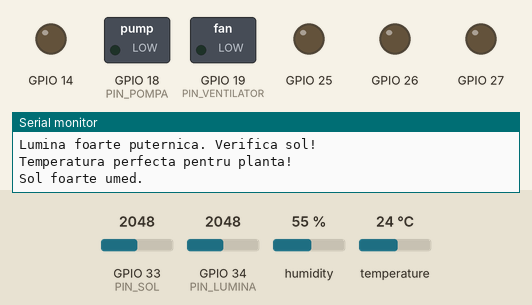
Simulated run of this sketch. Board: ESP32. On the bench: switched loads named in the sketch (green lamp = pin HIGH), output pins drawn as LEDs (lit = HIGH), the last lines printed to the serial monitor. Dashed ring = blinking. The inputs (shaded band) are chosen by the test bench; at power-on: GPIO 33 (PIN_SOL) = 2048, temperature 24 °C, GPIO 34 (PIN_LUMINA) = 2048, humidity 55 %.

Above: at 1.2 s.
1.3 s: GPIO 33 (PIN_SOL) set to 334
2.8 s: GPIO 33 (PIN_SOL) set to 294
At 4.1 s:
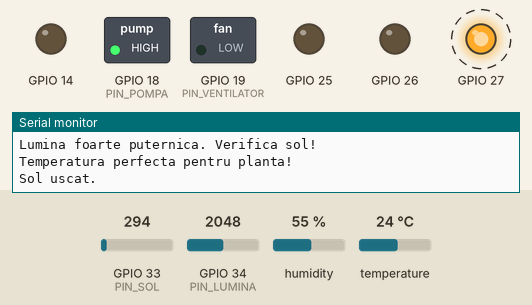
7.3 s: temperature set to 27 °C
10.8 s: temperature set to 30 °C
At 11.7 s:
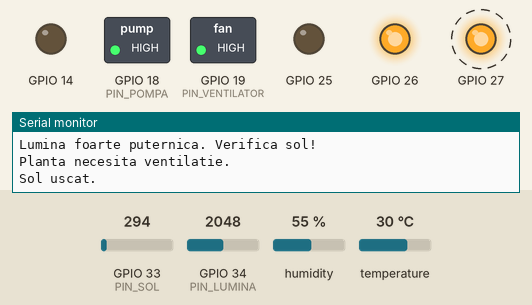
14.3 s: temperature set to 26 °C
17.8 s: temperature set to 23 °C
At 19.8 s:
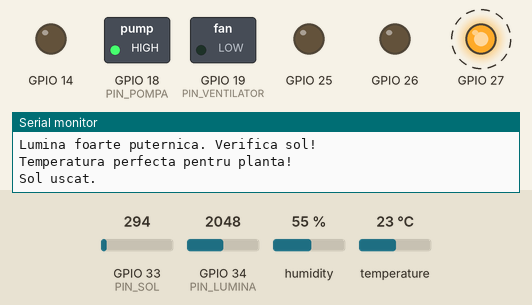
Timing chart, 0 to 22.5 s (numbered marks = the images above; inputs shaded):
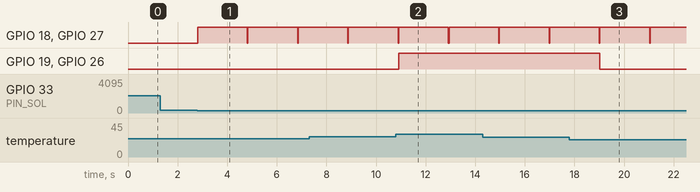

The sketch:

SeraSmart.ino
```cpp
#include "SenzorDHT11.h"
#include "SenzorLumina.h"
#include "SenzorUmiditateSol.h"
#include "Mosfet.h"
#include "LEDURI.h"

#define PIN_DHT11 16  //GPIO16 I/O digitala
#define PIN_LUMINA 34  //GPIO34 intrare analogica
#define PIN_SOL 33  //GPIO33 intrare analogica
#define PIN_POMPA 18  //GPIO18 I/O digitala + generare semnal PWM
#define PIN_VENTILATOR 19  //GPIO19 I/O digitala + generare semnal PWM
#define LED_R 25 // iesire digitala/ PWM
#define LED_G 26 // iesire digitala/ PWM
#define LED_B 27 // iesire digitala/ PWM
#define LED_Y 14 // iesire digitala/ PWM

SenzorLumina s_lumina(PIN_LUMINA);
SenzorUmiditateSol s_umiditate_sol(PIN_SOL);
SenzorDHT11 s_dht11(PIN_DHT11, DHT11);
Mosfet pompa(PIN_POMPA);
Mosfet ventilator(PIN_VENTILATOR);
LEDURI red(LED_R);
LEDURI green(LED_G);
LEDURI blue(LED_B);
LEDURI yellow(LED_Y);

void setup() {
  Serial.begin(115200);
  s_lumina.begin();
  s_umiditate_sol.begin();
  s_dht11.begin();
  pompa.begin();
  pompa.opreste();
  ventilator.begin();
  ventilator.opreste();
  red.begin();
  red.opreste();
  green.begin();
  green.opreste();
  blue.begin();
  blue.opreste();
  yellow.begin();
  yellow.opreste();
}

const int maxim_udari=10;
const float temp_max=26.0;
const float threshold_temp=2.0; // marja de toleranta a temperaturii maxime
const int uscat=30; // sol cu umiditate <=30 -> sol uscat
const int ideal=45; // sol cu umiditate >30 && <70 -> sol cu umiditate ideala
const int ud=70; // sol cu umiditate >=70 && <=100 -> sol cu umiditate prea mare

void VerificaLumina(int lux)
{
  if(lux<=10)
  {
    Serial.println("Planta nu primeste lumina.");
  }
  else if(lux>10 && lux<=40){
    Serial.println("Planta nu primeste destula lumina.");
  }
  else if(lux>40 && lux<=75){
    Serial.println("Planta primeste cantitatea ideala de lumina.");
  }
  else if(lux>75 && lux<=100){
    Serial.println("Lumina foarte puternica. Verifica sol!"); //solul se poate usca mai repede
  }
}

void loop() {
  int umiditate_sol;
  float temp, lux;

  umiditate_sol=s_umiditate_sol.CitireUmiditateSol();
  if(umiditate_sol<uscat)
  {
    int ct=0;
    Serial.println("Sol uscat.");
    while(umiditate_sol<ideal && ct<maxim_udari)
    {
      blue.porneste();
      pompa.porneste();
      delay(100);
      ct++;
      umiditate_sol=s_umiditate_sol.CitireUmiditateSol();
    }
    pompa.opreste();
    blue.opreste();
  }
  else if(umiditate_sol>ud){
    Serial.println("Sol foarte umed.");
    Serial.println("Goleste apa din ghiveci.");
    //inca ma gandesc daca sa pun ventilatie sau nu
  }

  lux=s_lumina.CitesteLux();
  VerificaLumina(lux);

  temp=s_dht11.CitireTemperatura();
  if(temp>temp_max+threshold_temp)
  {
    green.porneste();
    Serial.println("Planta necesita ventilatie.");
    ventilator.porneste();
  }
  if(temp<=temp_max-threshold_temp)
  {
    green.opreste();
    Serial.println("Temperatura perfecta pentru planta!");
    ventilator.opreste();
  }


}
```

LEDURI.cpp
```cpp
#include "LEDURI.h"

LEDURI::LEDURI(int p)
{
  pin=p;
}

void LEDURI::begin()
{
  pinMode(pin, OUTPUT);
}

void LEDURI::porneste()
{
  digitalWrite(pin, HIGH);
}

void LEDURI::opreste()
{
  digitalWrite(pin, LOW);
}
```

LEDURI.h
```cpp
#ifndef LED_H
#define LED_H

#include <Arduino.h>

class LEDURI
{
  private:
    int pin;
  public:
    LEDURI(int p);
    void begin();
    void porneste();
    void opreste();
};

#endif
```

Mosfet.cpp
```cpp
#include "Mosfet.h"

Mosfet::Mosfet(int p)
{
  pin=p;
}

void Mosfet::begin()
{
  pinMode(pin, OUTPUT);
}

void Mosfet::porneste()
{
  digitalWrite(pin, HIGH);
}

void Mosfet::opreste()
{
  digitalWrite(pin, LOW);
}
```

Mosfet.h
```cpp
#ifndef MOSFET_H
#define MOSFET_H

#include <Arduino.h>

class Mosfet
{
  private:
    int pin;
  public:
    Mosfet(int p);
    void begin();
    void porneste();
    void opreste();
};

#endif MOSFET_H
```

SenzorDHT11.cpp
```cpp
#include "SenzorDHT11.h"

SenzorDHT11::SenzorDHT11(int p, int tip):pin(p), dht(p, tip){}

void SenzorDHT11::begin()
{
  dht.begin();
}

double SenzorDHT11::CitireTemperatura()
{
  return dht.readTemperature();
}

double SenzorDHT11::CitireUmiditate()
{
  return dht.readHumidity();
}
```

SenzorDHT11.h
```cpp
#ifndef DHT11_H
#define DHT11_h

#include <Arduino.h>
#include <DHT.h>

class SenzorDHT11
{
  private:
    int pin;
    DHT dht;
  public:
    SenzorDHT11(int p, int tip=DHT11);
    void begin();
    double CitireTemperatura();
    double CitireUmiditate();
};

#endif DHT11_H
```

SenzorLumina.cpp
```cpp
#include "SenzorLumina.h"

SenzorLumina::SenzorLumina(int p)
{
  pin=p; //constructor pentru pin
}

void SenzorLumina::begin()
{
  pinMode(pin, INPUT); //trimite datele la esp32
}

float SenzorLumina::CitesteLux()
{
  float procent=(analogRead(pin), valmin, valmax, 0, 100);
  return constrain(procent, 0, 100); //citeste lumina
}
```

SenzorLumina.h
```cpp
#ifndef S_LUMINA_H
#define S_LUMINA_H

#include <Arduino.h>

class SenzorLumina{
  private:
    int pin;
    const int valmin=0;
    const int valmax=4095;
  public:
    SenzorLumina(int p);
    void begin();
    float CitesteLux(); //valori analogice 0-4095
};
#endif S_LUMINA_H
```

SenzorUmiditateSol.cpp
```cpp
#include "SenzorUmiditateSol.h"

SenzorUmiditateSol::SenzorUmiditateSol(int p)
{
  pin=p;
}

void SenzorUmiditateSol::begin()
{
  pinMode(pin, INPUT);
}

int SenzorUmiditateSol::CitireUmiditateSol()
{
  int procent=map(analogRead(pin), umed, uscat, 0, 100); //transforma valoarea analogica in procent
  return constrain(procent, 0, 100); //constrange intervalul procentului
}
```

SenzorUmiditateSol.h
```cpp
#ifndef S_UMIDITATESOL_H
#define S_UMIDITATESOL_H

#include <Arduino.h>

class SenzorUmiditateSol
{
  private:
    int pin;
    const int umed=0;
    const int uscat=1023;
  public:
    SenzorUmiditateSol(int p);
    void begin();
    int CitireUmiditateSol(); // in procente
};

#endif S_UMIDITATESOL_H
```

Measured:
- the behaviour switches between 307 and 306 on GPIO 33 (PIN_SOL) (found by bisection; images 0 and 1)
- the behaviour switches between 28 and 29 °C on temperature (found by bisection; images 1 and 2)
- the behaviour switches between 25 and 24 °C on temperature (found by bisection; images 2 and 3)
- after the input at 2.8 s, GPIO 18 (PIN_POMPA), GPIO 27: alternates HIGH for 2.0 s and LOW for 0.02 s, starting at once
- after the input at 10.8 s, GPIO 19 (PIN_VENTILATOR), GPIO 26: LOW → HIGH after 0.12 s
- after the input at 17.8 s, GPIO 19 (PIN_VENTILATOR), GPIO 26: HIGH → LOW after 1.2 s
